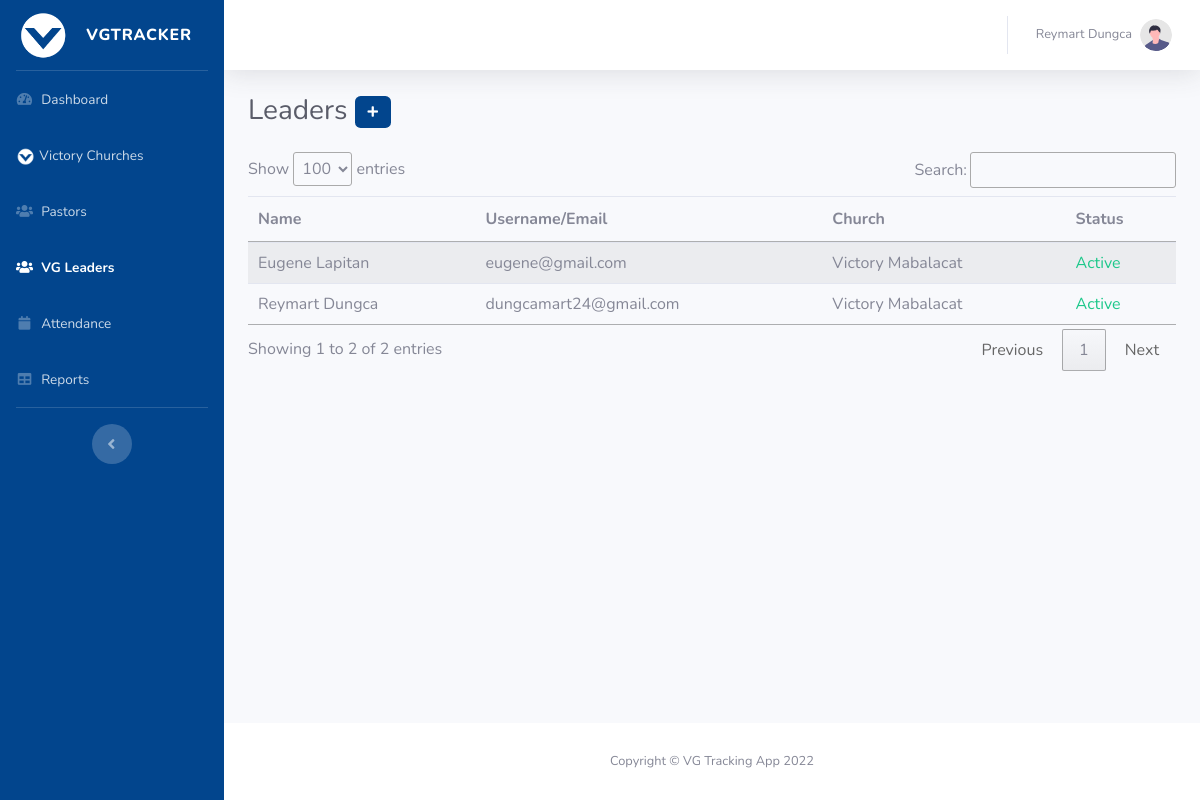
The page /dashboard?m=leaders (signed in) on the database its author committed.
### tables this page shows
CREATE TABLE `users` (
  `id` int(255) NOT NULL,
  `username` varchar(255) NOT NULL,
  `password` longtext NOT NULL,
  `fname` varchar(255) NOT NULL,
  `lname` varchar(255) NOT NULL,
  `type` int(255) NOT NULL DEFAULT 1,
  `church` longtext DEFAULT NULL,
  `status` int(255) NOT NULL DEFAULT 0,
  `date` varchar(255) NOT NULL DEFAULT current_timestamp(),
  `code` varchar(255) NOT NULL
);

### functions/data.php (called while the page is built, shortened)
<?php
include 'connection.php';
$user_id = $_SESSION['id'];
$user_code = $_SESSION['code'];
$checkuser = "SELECT * FROM users where id = ".$user_id." and code = '".$user_code."'";
$result = $conn->query($checkuser);
if ($result->num_rows > 0) {
  while($row = $result->fetch_assoc()) {
				   $user_fname = $row["fname"];
				   $user_lname = $row["lname"];
  }
}
else{
	header('Location: ../functions/logout.php');
}

### dashboard/layout/leaders.php (the view, shortened to what this page needs)
  <div class="container-fluid">
                    <div class="d-sm-flex align-items-center justify-content-between mb-4">
                        <h1 class="h3 mb-0 text-gray-800">Leaders <button class='btn default-button '  data-toggle="modal" data-target="#addleader" > <i class='fa fa-plus'></i></button></h1>
                    </div>
                    <div class="row">
					    <div class="col-sm-12">
<table class="table table-striped" id="leadertable">
<thead>
	<tr>
		<th>Name</th>
		<th>Username/Email</th>
		<th>Church </th>
		<th>Status</th>
	</tr>
</thead>
   <tbody>
<?php
$mychurches = json_decode($user_church ?? '[]', true);
$allowedIds = array_values(array_filter(array_map('intval', $mychurches), fn($v) => $v > 0));
$sql = "
  SELECT
    u.id,
    u.fname,
    u.lname,
    u.username,
    u.status,
    u.church   AS church_id,
    COALESCE(c.name, '') AS church_name
  FROM users u
  LEFT JOIN churches c ON c.id = u.church
  WHERE u.type = 3
";
if (($_SESSION['type'] ?? 0) == 2) {
  if (!empty($allowedIds)) {
    $in = implode(',', array_fill(0, count($allowedIds), '?'));
    $sql .= " AND u.church IN ($in)";
    $stmt = $conn->prepare($sql);
    $types = str_repeat('i', count($allowedIds));
    $stmt->bind_param($types, ...$allowedIds);
    $stmt->execute();
    $result_users = $stmt->get_result();
  } else {
    $result_users = false;
  }
} else {
  $result_users = $conn->query($sql);
}
if ($result_users && $result_users->num_rows > 0):
  while ($row = $result_users->fetch_assoc()):
    $leader_id       = (int)$row['id'];
    $leader_fname    = ucfirst((string)$row['fname']);
    $leader_lname    = ucfirst((string)$row['lname']);
    $leader_username = (string)$row['username'];
    $leader_status   = (int)$row['status'];
    $leader_state    = $leader_status === 1
                        ? "<span class='text-success'>Active</span>"
                        : "<span class='text-danger'>Deactivated</span>";
    $church_name     = $row['church_name'] !== '' ? $row['church_name'] : '—';
?>
  <tr onclick="viewleader(<?= $leader_id ?>)">
    <td><?= htmlspecialchars("$leader_fname $leader_lname", ENT_QUOTES) ?></td>
    <td><?= htmlspecialchars($leader_username, ENT_QUOTES) ?></td>
    <td><?= htmlspecialchars($church_name, ENT_QUOTES) ?></td>
    <td><?= $leader_state ?></td>
  </tr>
<?php
  endwhile;
else:
?>
  <tr><td colspan="4" class="text-center">No leaders found.</td></tr>
<?php
endif;
?>
</tbody>
       </table>    </div>
                    </div>
                </div>

### dashboard/topbar.php (shortened to what this page needs)
<nav class="navbar navbar-expand navbar-light bg-white topbar mb-4 static-top shadow">
                    <ul class="navbar-nav ml-auto">
                        <li class="nav-item dropdown no-arrow">
                            <a class="nav-link dropdown-toggle" href="#" id="userDropdown" role="button"
                                data-toggle="dropdown" aria-haspopup="true" aria-expanded="false">
                                <span class="mr-2 d-none d-lg-inline text-gray-600 small">
								<?php
								echo ucfirst($user_fname)." ".ucfirst($user_lname);
								?>
								</span>
                                <img class="img-profile rounded-circle"
                                    src="../img/undraw_profile.svg">
                            </a>
                        </li>
                    </ul>
                </nav>

### dashboard/head.php (style rules this page uses)
.default-button { color:white; font-size:12px; background: #02458d; }

### rows shown on the page
users: fname "Reymart", lname "Dungca"
users: fname+lname "Eugene Lapitan", username "eugene@gmail.com", church_name "Victory Mabalacat", status "Active"
users: fname+lname "Reymart Dungca", username "dungcamart24@gmail.com", church_name "Victory Mabalacat", status "Active"
